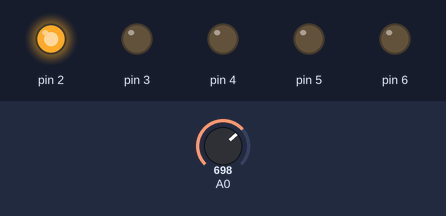
Bench run of a sketch on a simulated Arduino Uno, built with avr-gcc and run on an emulated ATmega328P. Parts: output pins drawn as LEDs (lit = HIGH). Inputs (shaded band) come from the test bench; at power-on: A0 = 698.

Above: at 1.2 s.
1.3 s: A0 set to 715
At 2.5 s:
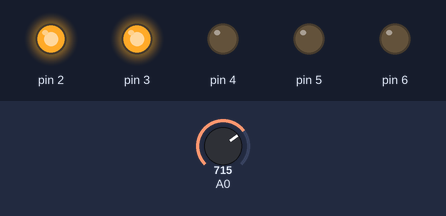
2.8 s: A0 set to 733
4.3 s: A0 set to 762
At 5.2 s:
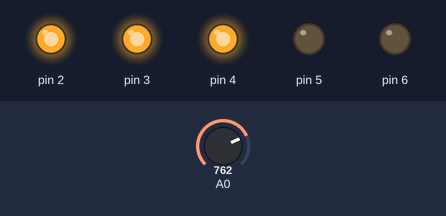
5.8 s: A0 set to 781
7.3 s: A0 set to 804
At 7.7 s:
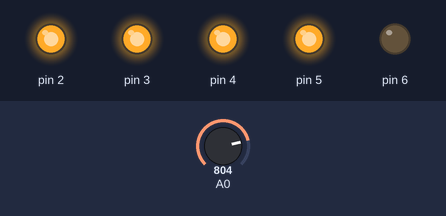
8.8 s: A0 set to 753
At 10.2 s:
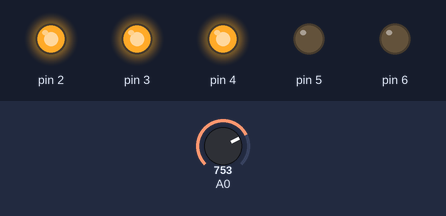
Timing chart, 0 to 11.3 s (numbered marks = the images above; inputs shaded):
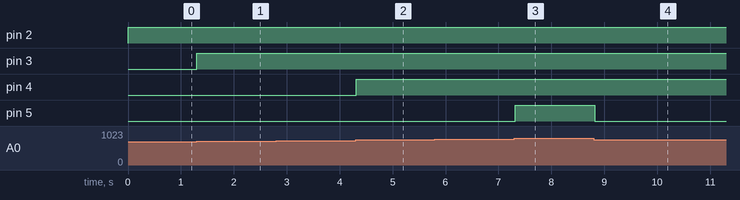

Measured:
- the behaviour switches between 698 and 699 on A0 (found by bisection; images 0 and 1)
- the behaviour switches between 744 and 745 on A0 (found by bisection; images 1 and 2)
- the behaviour switches between 791 and 792 on A0 (found by bisection; images 2 and 3)
- after the input at 1.3 s, pin 3: LOW → HIGH at once
- after the input at 2.8 s, every drawn part: stays the same
- after the input at 4.3 s, pin 4: LOW → HIGH at once
- after the input at 5.8 s, every drawn part: stays the same
- after the input at 7.3 s, pin 5: LOW → HIGH at once
- after the input at 8.8 s, pin 5: HIGH → LOW at once

The sketch:

Thermometer.ino
```cpp
// (licence header left out)
// Thermometer: a TMP36 on A0, five LEDs on D2 to D6, one more lit for every
// 5 °C from 20 °C. The TMP36 gives 0.5 V at 0 °C and 10 mV a degree more, so
// it is read against the chip's own 1.1 V rather than 5 V: four times finer.
void setup() {
  analogReference(INTERNAL);
  for (int pin = 2; pin <= 6; pin++) {
    pinMode(pin, OUTPUT);
  }
}

void loop() {
  long millivolts = analogRead(A0) * 1100L / 1024;
  long celsius = (millivolts - 500) / 10;
  for (int led = 0; led < 5; led++) {
    digitalWrite(2 + led, celsius >= 20 + 5 * led ? HIGH : LOW);
  }
  delay(100);
}
```
